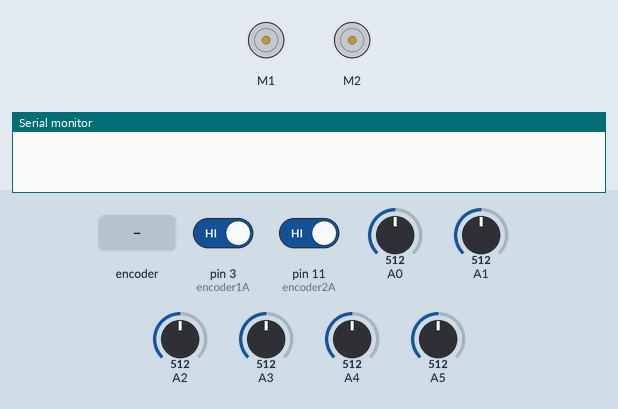
A sketch run on a simulated Arduino Uno, built with avr-gcc and run on an emulated ATmega328P. On the bench: 2 × DC motor (green arrow = forward, orange = backward, longer = faster), the last lines printed to the serial monitor. The test bench sets the inputs (shaded band); at power-on: pin 3 (encoder1A) HIGH, pin 11 (encoder2A) HIGH, A0 = 512, A1 = 512, A2 = 512, A3 = 512, A4 = 512, A5 = 512.

Above: at 0.1 s.
At 3.2 s:
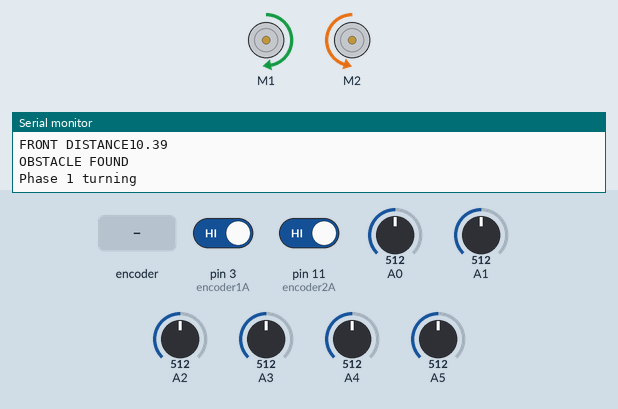
3.3 s: rotary encoder on pin 3 (encoder1A) / pin 5 (encoder1B) turned 3 steps (first pin leading)
At 3.73 s:
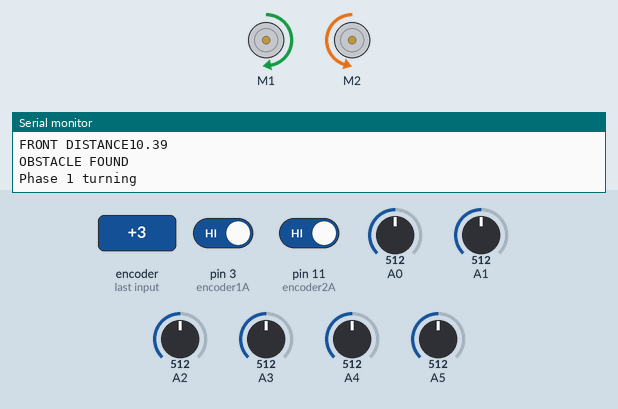
Timing chart, 0 to 28.3 s (numbered marks = the images above; inputs shaded):
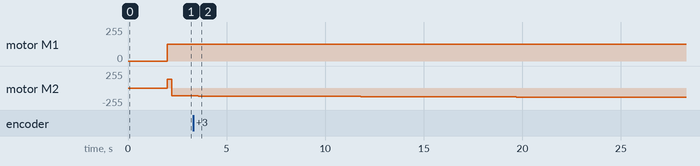

The sketch:

checklist_obstacle.ino
```cpp
#include "DualVNH5019MotorShield.h"
#include "EnableInterrupt.h"

double a0,a1,a2,a3,a4,a5 = 0;
double avg0,avg1,avg2,avg3,avg4,avg5 = 0;
double front = 100;
double totalMoved = 0;
double totalToMove = 90;
int sensorCount = 0;
DualVNH5019MotorShield md;


//Motor 1
#define encoder1A 3
#define encoder1B 5

//Motor 2
#define encoder2A 11
#define encoder2B 13

#define SAMPLETIME 0.2 //in seconds how often is read

/*-----Ticks Variable-----*/
volatile long E1_ticks = 0;
volatile long E2_ticks = 0;

/*-----Check Ticks Variables-----*/
double E1_ticks_moved = 0;
double E2_ticks_moved = 0;

/*-----Motor Speed Variables-----*/
const double SPEED = 200;
double M1_speed;
double M2_speed;
double M2_PID_speed;

/*-----PID Variables-----*/
long ticks_diff_setpoint = 0;
long ticks_diff_error = 0;
long ticks_diff_prev_error = 0;
long ticks_diff_sum_error = 0;
double KP = 0;
double KD = 0;
double KI = 0;

int phase = 0;
bool phaseDone = false;
double lDistance = 0;
double rDistance = 0;
double distanceTravelled = 0;
double travel_degrees = 0;
double travel_distance = 0;

long travel_ticks = (long)(433);
long distance_to_travel = 50;
bool done = false;
double m_PI = 3.14159265;
bool obstacleFound = false;
void setup() {
  // put your setup code here, to run once:
// put your setup code here, to run once:
  Serial.begin(115200);
  md.init();

  pinMode(encoder1A, INPUT);
  pinMode(encoder1B, INPUT);
  pulseIn(encoder1A, HIGH);

  pinMode(encoder2A, INPUT);
  pinMode(encoder2B, INPUT);
  pulseIn(encoder2A, HIGH);
  enableInterrupt(encoder1A, E1_ticks_increment, RISING);
  enableInterrupt(encoder2A, E2_ticks_increment, RISING);
  moveToObstacle();

}

void loop() {
  delay(20);
  // put your main code here, to run repeatedly:
    sensorCount++;
  a0 += analogRead(A0);
  a1 += analogRead(A1);
  a2 += analogRead(A2);
  a3 += analogRead(A3);
  a4 += analogRead(A4);
  a5 += analogRead(A5);

  if(sensorCount%10 == 0){
    avg0 = CalculateA0(a0/sensorCount);
    avg1 = CalculateA1(a1/sensorCount);
    avg2 = CalculateA2(a2/sensorCount);
    avg4 = CalculateA4(a4/sensorCount);
    front = ((CalculateA2(a2/sensorCount)+CalculateA0(a0/sensorCount))/2);
    sensorCount = 0;
    a0=a1=a2=a3=a4=a5=0;
  }

  //move until near obstacle
  if(!obstacleFound){
    Serial.println("Looking for obstacle");
    Serial.print("Front: ");
    Serial.println(front);
    moveToObstacleLoop();
  }

  if(phaseDone){

    switch(phase){
      //turn 45 degrees
      case 1:
    Serial.println("Phase 1 turning");
      turn(90);
      phaseDone = false;
      break;
      case 2:
    Serial.println("Phase 2 moving");
      moveStraight(25);
      phaseDone = false;
      break;
      case 3:
      turn(275);
    Serial.println("Phase 3 turning");
      phaseDone = false;
      break;
      case 4:
      moveStraight(40);
    Serial.println("Phase 4 moving");
      phaseDone = false;
      break;
      case 5:
      turn(275);
    Serial.println("Phase 5 turning");
      phaseDone = false;
      break;
      case 6:
      moveStraight(25);
    Serial.println("Phase 6 moving");
      phaseDone = false;
      break;
      case 7:
      turn(90);
    Serial.println("Phase 7 turning");
      phaseDone = false;
      break;
      case 8:
      moveStraight(100-totalMoved);
    Serial.println("Phase 8 moving");
      phaseDone = false;
      break;
    }
  }
  else{
    switch(phase){
      case 1:
      turnLoop();
      break;
      case 2:
      moveLoop();
      break;
      case 3:
      turnLoop();
      break;
      case 4:
      moveLoop();
      break;
      case 5:
      turnLoop();
      break;
      case 6:
      moveLoop();
      break;
      case 7:
      turnLoop();
      break;
      case 8:
      moveLoop();
      break;
    }
  }

}
void moveInitialize(){
  ticks_reset();
  M1_speed = 100;
  M2_speed = 102.7;
  M2_PID_speed;
  KP = 0.4;
  KD = 0.01;
  KI = 0.005;
  done = false;
}
void moveToObstacle(){
  moveInitialize();
  M1_speed = SPEED;
  M2_speed = computeSpeedM2(SPEED);
  md.setSpeeds(M1_speed, M2_speed);
}
void moveStraight(int amount){
  moveInitialize();
  distance_to_travel = amount;
  M1_speed = SPEED;
  M2_speed = computeSpeedM2(SPEED);
  md.setSpeeds(M1_speed, M2_speed);
};

void moveToObstacleLoop(){
  lDistance = 6 * m_PI * (E2_ticks_moved/562.25);
  rDistance = 6 * m_PI * (E1_ticks_moved/562.25);
  distanceTravelled = (lDistance + rDistance) /2;
  Serial.print("FRONT DISTANCE");
  Serial.println(front);
  if(totalMoved+distanceTravelled >= totalToMove){
    md.setSpeeds(0, 0);
    md.setBrakes(400, 400);
    done = true;
    phase = 9;
    phaseDone = true;
  }
  else if (front <= 20 && !obstacleFound) {
    md.setSpeeds(0, 0);
    md.setBrakes(400, 400);
     printSpeeds(M1_speed, M2_speed);
     Serial.println("OBSTACLE FOUND");
    done = true;
    obstacleFound = true;
    phaseDone = true;
    phase = 1;
    totalMoved += distanceTravelled;
  }
  if (!done) {
    movePIDController();
    delay(0.005); //get called every 1 seconds
  }
};

void moveLoop(){
  lDistance = 6 * m_PI * (E2_ticks_moved/562.25);
  rDistance = 6 * m_PI * (E1_ticks_moved/562.25);
  distanceTravelled = (lDistance + rDistance) /2;

  if (distanceTravelled >= distance_to_travel) {
    md.setSpeeds(0, 0);
    md.setBrakes(400, 400);
     printSpeeds(M1_speed, M2_speed);
    done = true;
    phase++;
    phaseDone = true;
  }
  if (!done) {
    movePIDController();
    delay(0.005); //get called every 1 seconds
  }
};

void movePIDController() {
  //ticks diff error
  ticks_diff_error = (E1_ticks - E2_ticks) - ticks_diff_setpoint;

  //Compute ticks from PID formula
  M2_PID_speed = M2_speed + (ticks_diff_error * KP) + (ticks_diff_prev_error * KD) + (ticks_diff_sum_error * KI);

  //convert adjusted ticks to RPM
  M2_speed = M2_PID_speed;

  md.setSpeeds(M1_speed, M2_speed);
  //printSpeeds(M1_speed, M2_speed);

  E1_ticks_moved += E1_ticks;
  E2_ticks_moved += E2_ticks;

  //Previous error
  ticks_diff_prev_error = ticks_diff_error;

  //Sum error
  ticks_diff_sum_error += ticks_diff_error;

  //Reset ticks
  E1_ticks = 0;
  E2_ticks = 0;
}
/** MOVE END**/
/** TURN **/

void turnInitialize(){

  KP = 0.4;
  KD = 0.03;
  KI = 0.01;
  ticks_reset();
  M1_speed = SPEED;
  M2_speed = computeSpeedM2(SPEED)*0.93;
  md.setSpeeds(M1_speed, M2_speed*-1);
  done = false;
}

void turn(int amount){
  travel_degrees = amount;
  turnInitialize();

  travel_distance = ((17*m_PI)/360)*travel_degrees;
}

void turnLoop(){
  lDistance = 6 * m_PI * (E2_ticks_moved/562.25);
  rDistance = 6 * m_PI * (E1_ticks_moved/562.25);
  distanceTravelled = (lDistance + rDistance) /2;
   if (distanceTravelled >= travel_distance*(1+(travel_degrees/20500))) {
    md.setSpeeds(0, 0);
    md.setBrakes(400, 400);
    done = true;
    Serial.println("Turn Done");
    Serial.print("Turn distance: ");
    Serial.println(travel_distance);
    Serial.print("Moved: ");
    Serial.print(distanceTravelled);
    phase++;
    phaseDone = true;
  }
  if(!done){
    turnPIDController();
    delay(0.005); //get called every 1 seconds
  }
}

void turnPIDController(){
    //ticks diff error
  ticks_diff_error = (E1_ticks - E2_ticks) - ticks_diff_setpoint;

  //Compute ticks from PID formula
  M2_PID_speed = (M2_speed) + (ticks_diff_error * KP) + (ticks_diff_prev_error * KD) + (ticks_diff_sum_error * KI);

  //convert adjusted ticks to RPM
  M2_speed = M2_PID_speed;

  md.setSpeeds(M1_speed, M2_speed*-1);
  printSpeeds(M1_speed, M2_speed*-1);

  E1_ticks_moved += E1_ticks;
  E2_ticks_moved += E2_ticks;

  //Previous error
  ticks_diff_prev_error = ticks_diff_error;

  //Sum error
  ticks_diff_sum_error += ticks_diff_error;

  //Reset ticks
  E1_ticks = 0;
  E2_ticks = 0;
}
/** TURN END **/
void ticks_reset(){
  E1_ticks = 0;
  E2_ticks = 0;
  E1_ticks_moved = 0;
  E2_ticks_moved = 0;


  ticks_diff_setpoint = 0;
  ticks_diff_error = 0;
  ticks_diff_prev_error = 0;
  ticks_diff_sum_error = 0;

  distanceTravelled = 0;
}
void E1_ticks_increment()
{
  E1_ticks++;
}

void E2_ticks_increment()
{
  E2_ticks++;
}

double RPMtoSpeedM1(double rpm1){
  return 2.4906*rpm1 + 7.143;
}

double RPMtoSpeedM2(double rpm2){
  return 2.4739*rpm2 + 10.883;
}

double ticksToRPM(long tick) {
  return (tick * 1.0 / 562.25) / SAMPLETIME * 60;
}

long RPMtoTicks(double rpm) {
  return (long)(rpm * 562.25 * SAMPLETIME / 60);
}

double roundTo1DecimalPlace(float var)
{
    double value = (int)(var * 10 + .5);
    return (double)value / 10;
}


double computeSpeedM2(double speedM1) {
  double res = (speedM1 - 7.143) / 2.4906 * 2.4739 + 10.883;
  return roundTo1DecimalPlace(res);
}
double readDouble() {
  String str = Serial.readString();
  return str.toDouble();
}

void printSpeeds(double speed1, double speed2) {
//  Serial.print("M1_speed: ");
//  Serial.print(speed1);
//  Serial.print("     M2_speed: ");
//  Serial.println(speed2);
}

float CalculateA4(float y){
  float a = 0.00022032383579706093;
  float b = -0.23128743033250806;
  float c = 70.95046330026884;

  return ((a*y*y)+(b*y)+(c));
}
float CalculateA1(float y){
  float a = 0.0000889095153238526;
  float b = -0.18380866864865125;
  float c = 86.30364960580333;

  return ((a*y*y)+(b*y)+(c));
}
float CalculateA0(float y){
  float a = 0.00015570056579094615;
  float b = -0.17094290182630983;
  float c = 57.00375888549351;

  return ((a*y*y)+(b*y)+(c));
}
float CalculateA2(float y){
  float a = 0.0003683757149475359;
  float b = -0.355489407475571;
  float c = 95.92101178385319;

  return ((a*y*y)+(b*y)+(c));
}
```

Measured:
- after the input at 3.3 s, motor M2: moves from backward 119/255 to backward 142/255 over 24.0 s, starting after 0.26 s
